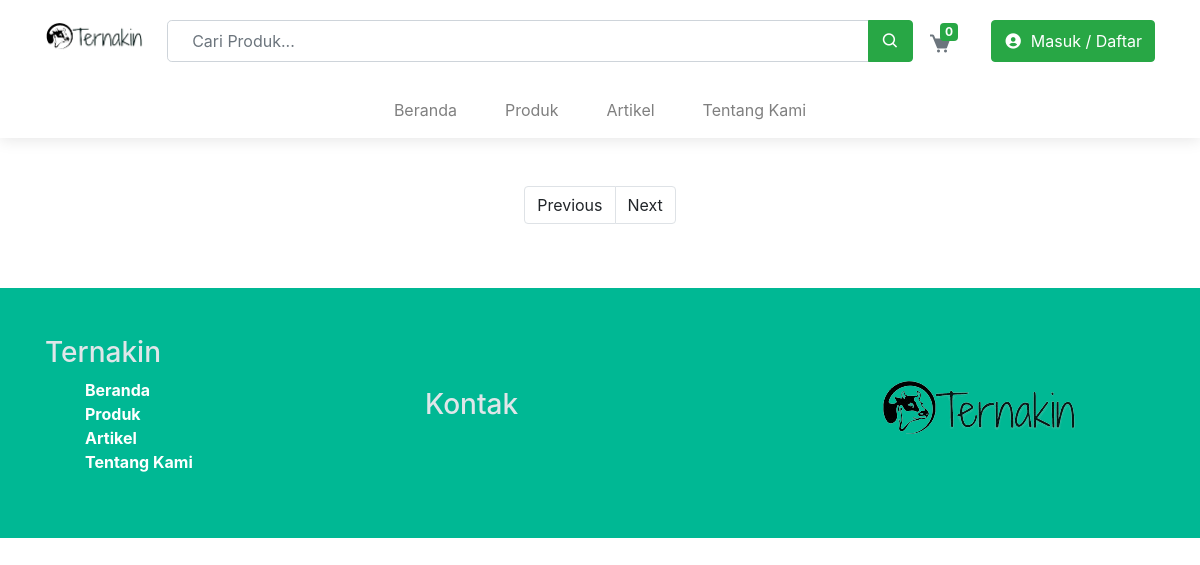
Before: /pages/kategori/index.php with the older database file.
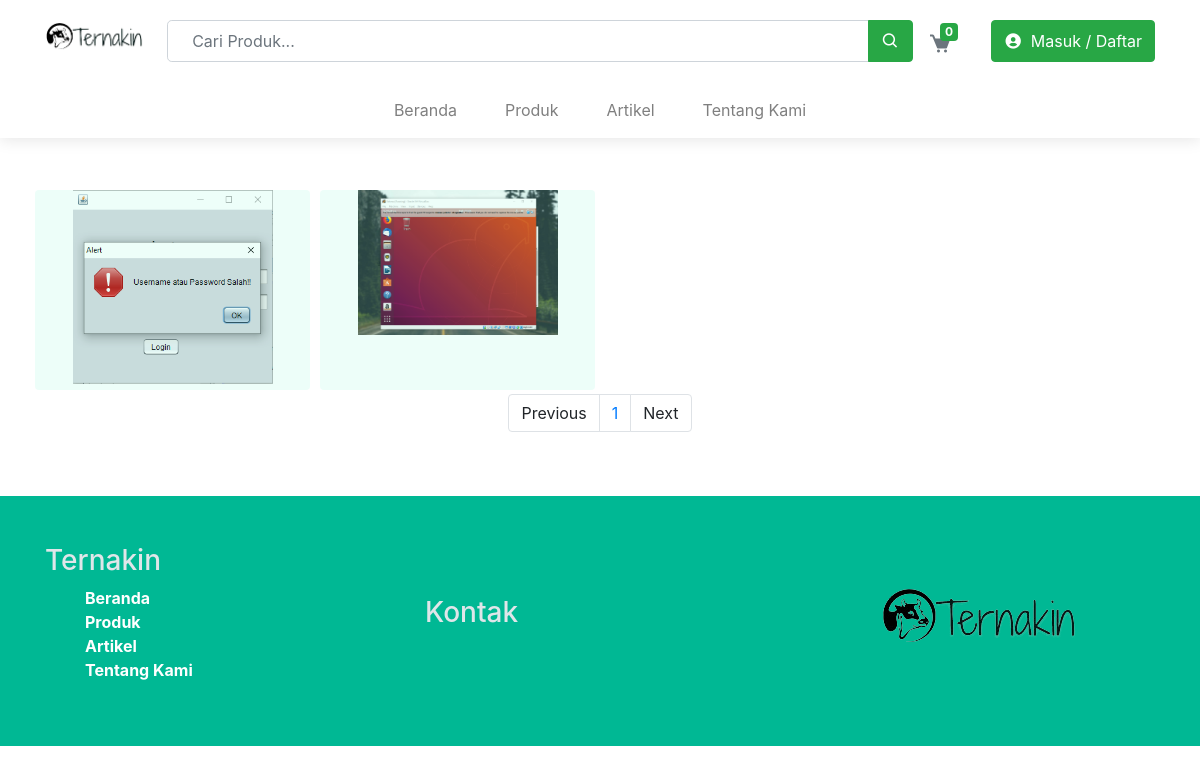
After: the same page with the newer database file.
### tables this page shows
CREATE TABLE `tb_produk_jenis` (
  `id_jenis_produk` tinyint(3) NOT NULL,
  `nama_jenis_produk` varchar(10) NOT NULL,
  `produk_jenis_img` varchar(50) DEFAULT NULL
);

### pages/kategori/index.php (the view, shortened to what this page needs)
<?php
  include"../../config/database.php";
  include"../../templates/header.php";
    $halaman = isset($_GET['halaman'])?(int)$_GET['halaman'] : 1;
    $halaman_awal = ($halaman>1) ? ($halaman * 8) - 8 : 0;
    $previous = $halaman - 1;
    $next = $halaman + 1;
    $sqlKategori = mysqli_query($con,"SELECT * FROM tb_produk_jenis WHERE produk_jenis_img IS NOT NULL LIMIT $halaman_awal, 8");
    $jmlKategori = mysqli_query($con,"SELECT * FROM tb_produk_jenis WHERE produk_jenis_img IS NOT NULL");
    $jml = mysqli_num_rows($jmlKategori);
    $total_halaman = ceil($jml/8);
  ?>
  </head>
  <body>
    <?php
      include"../../partials/navbar.php";
    ?>
    <div class="container">
        <div class="row my-5">
        <?php
            while ($dataKat = mysqli_fetch_array($sqlKategori)){
              ?>
                <div class="col-lg-3 col-md-6 col-sm-12 col-custom-card my-1">
                  <a href="<?=$_ENV['base_url']?>produk?kategori=<?=$dataKat['nama_jenis_produk']?>">
                    <div class="card" style="height: 200px;">
                        <div class="text-center">
                          <img src="<?=$_ENV['base_url']?>assets/image/kategori/<?=$dataKat['produk_jenis_img']?>" style="width:200px; z-index: -1">
                        </div>
                        <div class="custom-card">
                      </div>
                    </div>
                  </a>
                </div>
              <?php
            }
         ?>
         <div class="col-12">
            <nav>
              <ul class="pagination justify-content-center">
                <li class="page-item">
                  <a class="page-link" <?php if($halaman > 1){ echo "href='?halaman=$previous'"; } ?>>Previous</a>
                </li>
                <?php
                for($x=1;$x<=$total_halaman;$x++){
                  ?>
                  <li class="page-item"><a class="page-link" href="?halaman=<?php echo $x ?>"><?php echo $x; ?></a></li>
                  <?php
                }
                ?>
                <li class="page-item">
                  <a  class="page-link" <?php if($halaman < $total_halaman) { echo "href='?halaman=$next'"; } ?>>Next</a>
                </li>
              </ul>
            </nav>
         </div>
         </div>
        </div>
    <?php include"../../partials/footer.php"; ?>
  </body>
    <?php include"../../templates/footer.php"; ?>
</html>

Changed rows visible on the page:
now on this page (row edited): tb_produk_jenis: produk_jenis_img (picture)
added tb_produk_jenis: produk_jenis_img (picture)
Other visible differences:
new list line: "1"
